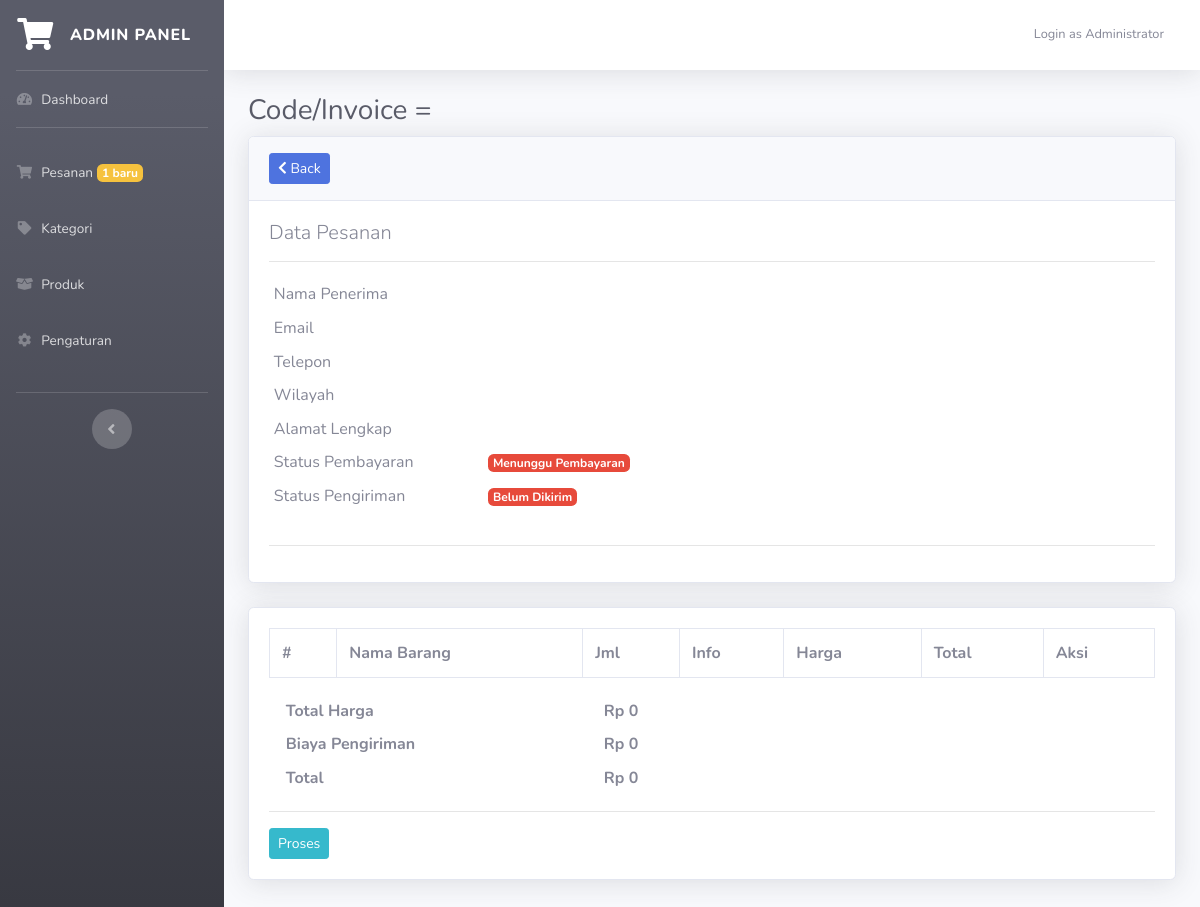
/admin.php?page=orders&invoice=982456 (signed in), run on an earlier commit of the app's database.
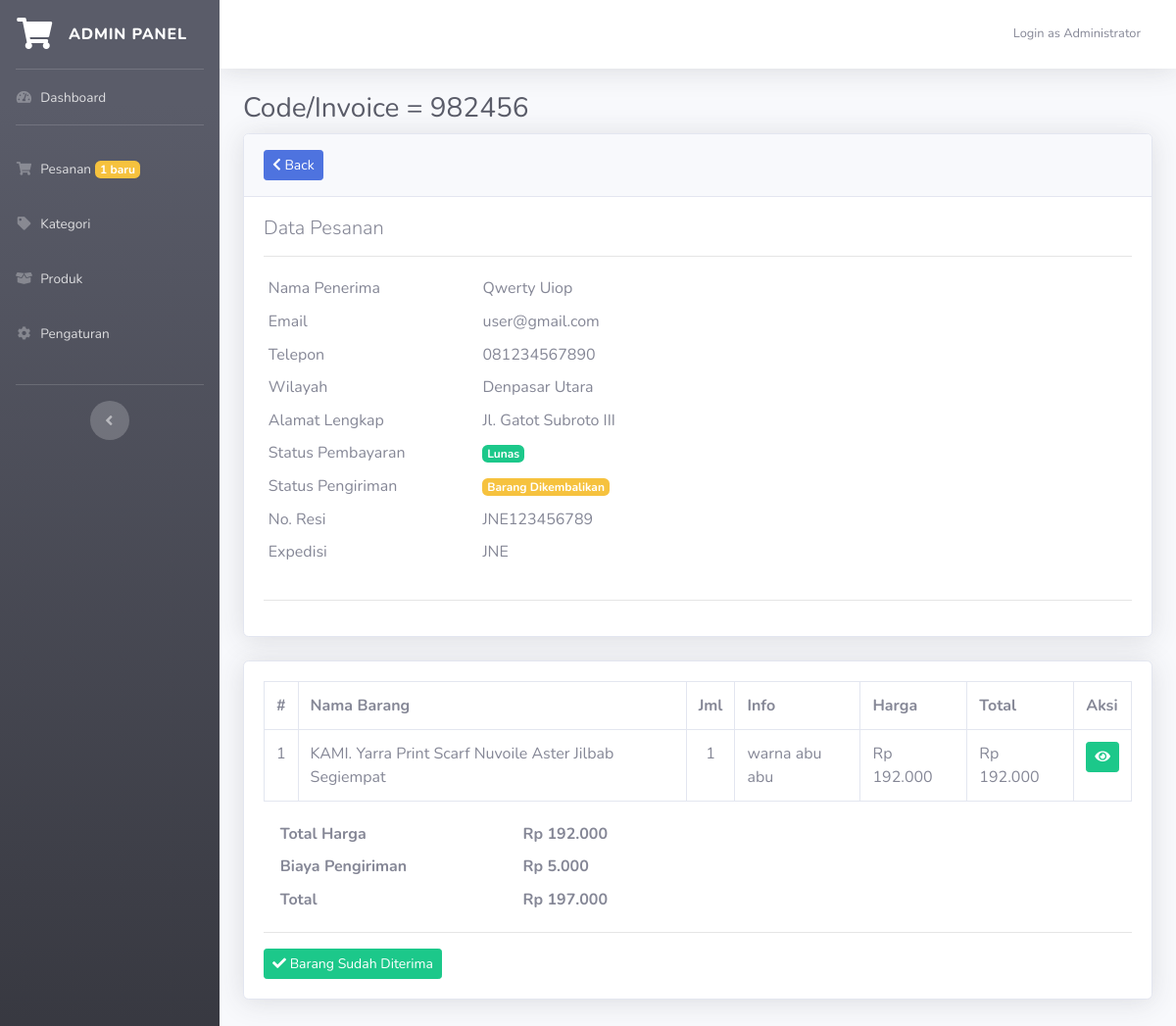
And on a later commit of the database.
### tables this page shows
CREATE TABLE `invoice` (
  `id` int(11) NOT NULL,
  `invoice_code` varchar(10) NOT NULL,
  `name` varchar(50) NOT NULL,
  `email` varchar(50) NOT NULL,
  `telp` varchar(20) NOT NULL,
  `region` int(11) NOT NULL,
  `address` text NOT NULL,
  `ongkir` varchar(10) NOT NULL,
  `total_price` int(11) NOT NULL,
  `total_all` int(11) NOT NULL,
  `date_input` datetime NOT NULL,
  `status_payment` int(1) NOT NULL,
  `status_delivery` int(1) NOT NULL,
  `bukti_transfer` varchar(100) NOT NULL,
  `no_resi` varchar(50) NOT NULL,
  `expedisi` varchar(50) NOT NULL,
  `status_refund` int(1) NOT NULL
);

CREATE TABLE `region` (
  `id` int(11) NOT NULL,
  `region` varchar(100) NOT NULL,
  `price` int(11) NOT NULL
);

CREATE TABLE `transaction` (
  `id` int(11) NOT NULL,
  `id_invoice` int(11) NOT NULL,
  `product_name` varchar(100) NOT NULL,
  `price` int(11) NOT NULL,
  `qty` int(11) NOT NULL,
  `link` varchar(100) NOT NULL,
  `ket` varchar(200) NOT NULL
);

### admin.php (called while the page is built, shortened)
<?php
require_once 'include/cfg.php';
require_once 'include/func.php';
include "module/templates/index-admin.php";

### include/func.php (called while the page is built, shortened)
<?php
function string2Number($cString){
    return str_replace(",","",$cString) ;
}
function number2String($nNumber,$nDecimals=0){
    $nNumber = floatval(string2Number($nNumber)) ;
    return number_format($nNumber,$nDecimals,",",".") ;
}

### module/admin/orders.php (the view, shortened to what this page needs)
<?php
if(isset($_GET['invoice']) && $_GET['invoice'] <> ""){
    $cInvoice = $_GET['invoice'];
    $dbData = mysqli_query($db,"select * from invoice where invoice_code='$cInvoice'");
    $vaInvoice = mysqli_fetch_array($dbData);
    $dbRegion = mysqli_query($db,"select * from region where id='{$vaInvoice['region']}'");
    $vaRegion = mysqli_fetch_array($dbRegion);
?>
<div class="container-fluid">
	<h1 class="h3 mb-2 text-gray-800 mb-2">Code/Invoice = <?= $vaInvoice['invoice_code']; ?></h1>
	<div class="card shadow mb-4">
		<div class="card-header py-3">
            <a href="?page=orders" class="btn btn-sm btn-primary"><i class="fa fa-chevron-left"></i> Back</a>
		</div>
		<div class="card-body">
            <h3 class="lead"> Data Pesanan</h3>
            <hr>
            <div class="row">
                <div class="col-md-6">
                    <table class="table table-sm table-borderless">
                        <tr>
                            <td>Nama Penerima</td>
                            <td><?= $vaInvoice['name']; ?></td>
                        </tr>
                        <tr>
                            <td>Email</td>
                            <td><?= $vaInvoice['email']; ?></td>
                        </tr>
                        <tr>
                            <td>Telepon</td>
                            <td><?= $vaInvoice['telp']; ?></td>
                        </tr>
                        <tr>
                            <td>Wilayah</td>
                            <td><?= $vaRegion['region']; ?></td>
                        </tr>
                        <tr>
                            <td>Alamat Lengkap</td>
                            <td><?= $vaInvoice['address']; ?></td>
                        </tr>
                        <tr>
                            <td>Status Pembayaran</td>
                            <?php if($vaInvoice['status_payment'] == 1){ ?>
                                <td><span class="badge badge-success">Lunas</span></td>
                            <?php
                                }else{
                                    if($vaInvoice['bukti_transfer'] <> ""){
                            ?>
								<td><span class="badge badge-warning">Menunggu Konfirmasi Admin</span></td>
                            <?php
                                    }else{
                            ?>
								<td><span class="badge badge-danger">Menunggu Pembayaran</span></td>
                            <?php
                                    }
                                }
                            ?>
                        </tr>
                        <tr>
                            <td>Status Pengiriman</td>
                            <?php
                            if($vaInvoice['status_refund'] > 0){
                                if($vaInvoice['status_refund'] == 1){
                            ?>
                                <td><span class="badge badge-warning">Barang Dikembalikan</span></td>
                            <?php
                                }else{
                            ?>
                                <td><span class="badge badge-success">Refund</span></td>
                            <?php
                                }
                            }else{
                                if($vaInvoice['status_delivery'] == 3){
                            ?>
                                <td><span class="badge badge-success">Pesanan Diterima</span></td>
                            <?php
                                }else if($vaInvoice['status_delivery'] == 2){
                            ?>
                                <td><span class="badge badge-info">Dikirim</span></td>
                            <?php
                                }else if($vaInvoice['status_delivery'] == 1){
                            ?>
                                <td><span class="badge badge-warning">Dikemas</span></td>
                            <?php
                                }else{ ?>
                                <td><span class="badge badge-danger">Belum Dikirim</span></td>
                            <?php
                                }
                            }
                            ?>
                        </tr>
                        <?php
                            if($vaInvoice['status_delivery'] >= 2){
                        ?>
                        <tr>
                            <td>No. Resi</td>
                            <td><?=$vaInvoice['no_resi']?></td>
                        </tr>
                        <tr>
                            <td>Expedisi</td>
                            <td><?=$vaInvoice['expedisi']?></td>
                        </tr>
                        <?php
                            }
                        ?>
                    </table>
                </div>
            </div>
            <hr>
		</div>
	</div>
    <div class="card shadow mb-5">
        <div class="card-body">
            <table class="table table-bordered">
                <tr>
                    <th>#</th>
                    <th>Nama Barang</th>
                    <th>Jml</th>
                    <th>Info</th>
                    <th>Harga</th>
                    <th>Total</th>
                    <th>Aksi</th>
                <?php
                $no=1;
                $dbOrder = mysqli_query($db,"select * from transaction where id_invoice='$cInvoice'");
                while($data = mysqli_fetch_array($dbOrder)){ ?>
                </tr>
                    <td><?= $no; ?></td>
                    <td><?= $data['product_name']; ?></td>
                    <td class="text-center"><?= $data['qty']; ?></td>
                    <?php if($data['ket'] == ""){ ?>
                        <td>-</td>
                    <?php }else{ ?>
                        <td><?= $data['ket']; ?></td>
                    <?php } ?>
                    <td>Rp <?= number2String($data['price']); ?></td>
                    <?php $total = $data['price'] * $data['qty']; ?>
                    <td>Rp <?= number2String($total); ?></td>
                    <td>
                        <a href="index.php?p=<?= $data['link']; ?>" target="_blank" class="btn btn-sm btn-success"><i class="fa fa-eye"></i></a>
                    </td>
                <tr>
                <?php
                    $no++;
                    }
                ?>
                </tr>
            </table>
            <div class="col-md-6">
                <table class="table table-borderless table-sm">
                    <tr>
                        <th>Total Harga</th>
                        <th>Rp <?= number2String($vaInvoice['total_price']); ?></script></th>
                    </tr>
                    <tr>
                        <th>Biaya Pengiriman</th>
                        <th>Rp <?= number2String($vaInvoice['ongkir']); ?></th>
                    </tr>
                    <tr>
                        <th>Total</th>
                        <th>Rp <?= number2String($vaInvoice['total_all']); ?></th>
                    </tr>
                </table>
            </div>
            <hr>
            <?php if($vaInvoice['status_payment'] == 0){ ?>
                <a href="?page=orders&opt=proses&invoice=<?= $vaInvoice['invoice_code']; ?>" onclick="return confirm('Anda sudah menerima pembayaran dan akan memproses pesanan?');" class="btn btn-info btn-sm">Proses</a>
            <?php }else if($vaInvoice['status_refund'] > 0){ ?>
                <a href="?page=orders&opt=refund&invoice=<?= $vaInvoice['invoice_code']; ?>" onclick="return confirm('Anda sudah menerima barang dan sudah mengembalikan dana?');" class="btn btn-success btn-sm"><i class="fa fa-check"></i> Barang Sudah Diterima</a>
            <?php } ?>
        </div>
    </div>
</div>
<?php
}
?>

### module/templates/index-admin.php (shortened to what this page needs)
<!DOCTYPE html>
<html lang="en">
  <head>
    <link
      href="assets/vendor/fontawesome-free/css/all.min.css"
      rel="stylesheet"
      type="text/css"
    />
    <link href="assets/css/sb-admin-2.min.css" rel="stylesheet" />
    <link rel="stylesheet" href="assets/select2-4.0.6-rc.1/dist/css/select2.min.css">
    <link rel="stylesheet" type="text/css" href="https://cdn.datatables.net/v/bs4/dt-1.11.5/datatables.min.css"/>
    <link rel="stylesheet" media="screen" type="text/css" href="assets/css/colorpicker.css" />
  </head>
  <body id="page-top">
    <div id="wrapper">
      <ul
        class="navbar-nav bg-gradient-dark sidebar sidebar-dark accordion"
        id="accordionSidebar"
      >
        <a
          class="sidebar-brand d-flex align-items-center justify-content-center"
          href="?page=home"
        >
          <div class="sidebar-brand-icon rotate">
            <i class="fa fa-shopping-cart"></i>
          </div>
          <div class="sidebar-brand-text mx-3">ADMIN PANEL</div>
        </a>
        <hr class="sidebar-divider my-0" />
        <li class="nav-item">
          <a class="nav-link" href="?page=home">
            <i class="fas fa-fw fa-tachometer-alt"></i>
            <span>Dashboard</span></a
          >
        </li>
        <hr class="sidebar-divider" />
        <?php $orders = mysqli_num_rows(mysqli_query($db,"select * from invoice where status_payment=0")); ?>
        <li class="nav-item">
          <a class="nav-link" href="?page=orders">
            <i class="fas fa-fw fa-shopping-cart"></i>
            <span>Pesanan</span> <small class="badge badge-warning"><?=$orders?> baru</small></a
          >
        </li>
        <li class="nav-item">
          <a class="nav-link" href="?page=categories">
            <i class="fas fa-fw fa-tag"></i>
            <span>Kategori</span></a
          >
        </li>
        <li class="nav-item">
          <a class="nav-link" href="?page=products">
            <i class="fas fa-fw fa-box-open"></i>
            <span>Produk</span></a
          >
        </li>
        <li class="nav-item">
          <a class="nav-link" href="?page=settings">
            <i class="fas fa-fw fa-cog"></i>
            <span>Pengaturan</span></a
          >
        </li>
        <br />
        <hr class="sidebar-divider d-none d-md-block" />
        <div class="text-center d-none d-md-inline">
          <button class="rounded-circle border-0" id="sidebarToggle"></button>
        </div>
      </ul>
      <div id="content-wrapper" class="d-flex flex-column">
        <div id="content">
          <nav
            class="navbar navbar-expand navbar-light bg-white topbar mb-4 static-top shadow"
          >
            <ul class="navbar-nav ml-auto">
              <li class="nav-item dropdown no-arrow">
                <a
                  class="nav-link dropdown-toggle"
                  href="#"
                  id="userDropdown"
                  role="button"
                  data-toggle="dropdown"
                  aria-haspopup="true"
                  aria-expanded="false"
                >
                  <span class="mr-2 d-none d-lg-inline text-gray-600 small"
                    >Login as <?= $_SESSION['name']?></span
                  >
                </a>
              </li>
            </ul>
          </nav>
            <?php include $page;?>
          </div>
</body>
</html>

What changed in the data, as far as the page shows it:
added invoice: invoice_code "982456", name "Qwerty Uiop", email "user@gmail.com", telp "081234567890", address "Jl. Gatot Subroto III", no_resi "JNE123456789", expedisi "JNE", total_price "192.000", ongkir "5.000", total_all "197.000"
now on this page (row unchanged): region: region "Denpasar Utara"
added transaction: product_name "KAMI. Yarra Print Scarf Nuvoile Aster Jilbab Segiempat", qty "1", ket "warna abu abu", price "192.000", number2String($total) "192.000"
Also different on the page:
number2String($vaInvoice['total_price']): "0" → (not shown)
number2String($vaInvoice['ongkir']): "0" → (not shown)
number2String($vaInvoice['total_all']): "0" → (not shown)
text no longer shown: "Menunggu Pembayaran Belum Dikirim Proses"
text now shown: "Lunas Barang Dikembalikan No. Resi Expedisi Barang Sudah Diterima"
